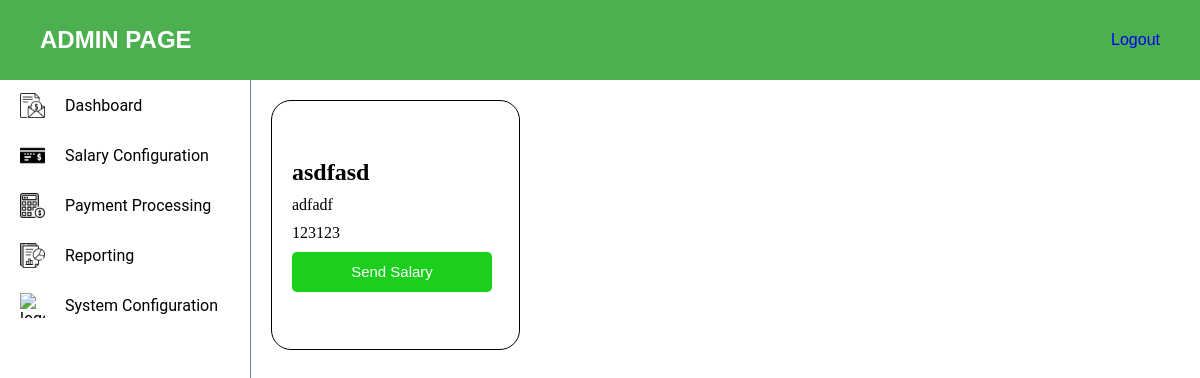
/payment-proc, run on an earlier commit of the app's database.
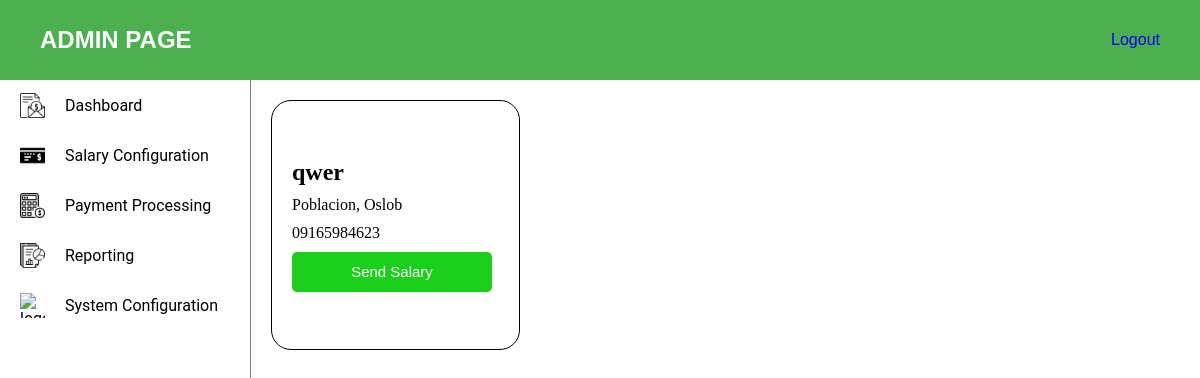
And on a later commit of the database.
### myapp/models.py (models this page shows, shortened)
class Employee(AbstractUser):
    name = models.CharField(max_length=255)
    email = models.EmailField()
    contact = models.CharField(max_length=15)
    address = models.TextField()
    username = models.CharField(max_length=255, unique=True)
    password = models.CharField(max_length=128)
    groups = models.ManyToManyField('auth.Group', related_name='employee_groups', blank=True)
    user_permissions = models.ManyToManyField('auth.Permission', related_name='employee_permissions', blank=True)

### myapp/views.py (the view)
# urls.py: path("payment-proc", views.payment_proc, name="payment_proc"),
def payment_proc(request):
    employees = Employee.objects.all()
    return render(request, "admin-view/payment-proc/payment-proc.html", {
        'employees' : employees
    })

### myapp/templates/admin-view/payment-proc/payment-proc.html (shortened to what this page needs)
{% load static %}
<!DOCTYPE html>
<html lang="en">
<head>
    <link rel="stylesheet" href="{% static 'css/navbar.css' %}">
    <link rel="stylesheet" href="{% static 'css/admin.css' %}">
    <link rel="stylesheet" href="{% static 'css/payment-proc.css' %}">
</head>
<body>
    <div class="admin-header">
        <h2>ADMIN PAGE</h2>
        <a href="{% url 'user_login' %}">Logout</a>
    </div>
    <div class="page-content">
        <aside class="aside-content">
            <ul class="aside-nav">
                <a class="aside-nav-items" href="{% url 'admin_view' %}">
                    <img class="sidenav-logo" src="{% static 'images/salary.png' %}" alt="logo">
                    Dashboard
                </a>
                <a class="aside-nav-items" href="{% url 'salary_config' %}">
                    <img class="sidenav-logo" src="{% static 'images/bank-check.png' %}" alt="logo">
                    Salary Configuration
                </a>
                <a class="aside-nav-items" href="{% url 'payment_proc' %}">
                    <img class="sidenav-logo" src="{% static 'images/calculator.png' %}" alt="logo">
                    Payment Processing
                </a>
                <a class="aside-nav-items" href="{% url 'reporting' %}">
                    <img class="sidenav-logo" src="{% static 'images/report.png' %}" alt="logo">
                    Reporting
                </a>
                <a class="aside-nav-items" href="{% url 'system_config' %}">
                    <img class="sidenav-logo" src="{% static 'images/system.png' %}" alt="logo">
                    System Configuration
                </a>
            </ul>
        </aside>
        <section class="admin-content">
            <div class="payment-proc">
                <div class="card-container">
                    {% for employee in employees %}
                        <div class="card-content">
                            <h1>{{ employee.name }}</h1>
                            <p>{{ employee.address }}</p>
                            <p>{{ employee.contact }}</p>
                            <button>Send Salary</button>
                        </div>
                    {% endfor %}
                </div>
            </div>
        </section>
    </div>
</body>
</html>

What changed in the data, as far as the page shows it:
removed Employee: name "asdfasd", address "adfadf", contact "123123"
added Employee: name "qwer", address "Poblacion, Oslob", contact "09165984623"
